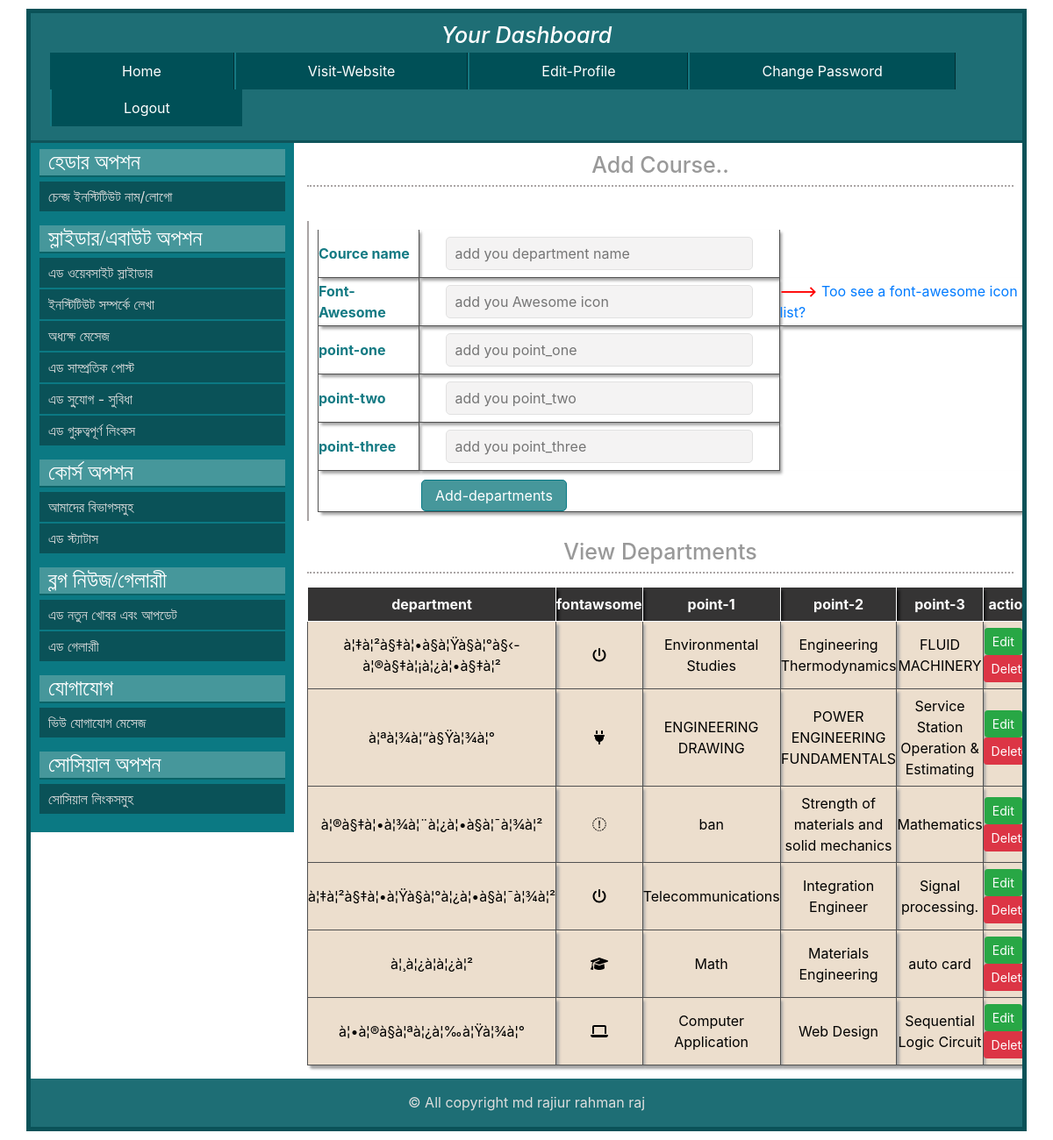
The page /backend/our_departments.php on the database its author committed.
### tables this page shows
CREATE TABLE `departments` (
  `id` int(11) NOT NULL,
  `department_name` varchar(100) NOT NULL,
  `fontawesome` varchar(100) NOT NULL,
  `point_one` varchar(255) NOT NULL,
  `point_two` varchar(255) NOT NULL,
  `point_three` varchar(255) NOT NULL
);

### backend/our_departments.php (the view, shortened to what this page needs)
<?php  include 'dashboad_location/dashboard_header.php';
 ?>
                <div class="content_right clear">
                    <div class="content">
                        <h2> Add Course.. </h2>
                        <form action="department_post.php" method="post">
                            <table class="table">
                                 <tr>
                                    <td class="user_info">Cource name</td>
                                    <td> <input type="text" class="" name="department_name" style="margin-left:30px;"  placeholder="add you department name" >
                                     </td>
                                </tr>
                                <tr>
                                    <td class="user_info">  Font-Awesome </td>
                                    <td> <input type="text" name="fontawesome" placeholder="add you Awesome icon" >
                                     </td><br>
                                    <td><span style="color:red; font-weight: bold">---></span><a href="https://fontawesome.com/icons?d=gallery" target="_blank"> Too see a font-awesome icon list?</a></td>
                                </tr>
                               <tr>
                                    <td class="user_info">point-one</td>
                                    <td><input type="text" name="point_one"  placeholder="add you point_one" ></td>
                                </tr>
                                <tr>
                                    <td class="user_info">point-two</td>
                                    <td><input type="text" name="point_two"   placeholder="add you point_two" ></td>
                                </tr>
                                <tr>
                                    <td class="user_info">point-three</td>
                                    <td><input type="text" name="point_three"  placeholder="add you point_three" ></td>
                                </tr>
                                <tr>
                                    <td colspan="3"> <input type="submit" value="Add-departments" style="margin-left: 117px;">
                                     </td>
                                </tr>
                            </table>
                        </form>
                        <h2>View Departments</h2>
                        <table class='update_table'>
                            <tr class="u_head">
                                <th>department</th>
                                <th>fontawsome</th>
                                <th>point-1</th>
                                <th>point-2</th>
                                <th>point-3</th>
                                <th>action</th>
                            </tr>
                            <?php
                                require_once 'database/database.php';
                                $get_departments = "SELECT * FROM departments";
                                $get_departments_query = mysqli_query($db, $get_departments);
                                foreach ($get_departments_query as  $department_value) {
                                   ?>
                                <tr class="u_data">
                                    <td>
                                        <?php echo $department_value['department_name']; ?>
                                    </td>
                                    <td>
                                        <span><i class="fa fa-<?php echo $department_value['fontawesome']; ?>"></i></span>
                                    </td>
                                    <td>
                                        <?php echo $department_value['point_one']; ?>
                                    </td>
                                    <td>
                                        <?php echo $department_value['point_two']; ?>
                                    </td>
                                    <td>
                                        <?php echo $department_value['point_three']; ?>
                                    </td>
                                    <td>
                                        <a href="edit_departments.php?id=<?php echo $department_value['id']; ?>" class="btn btn-success btn-sm">Edit </a> ||
                                        <a href="delete_departments.php?id=<?php echo $department_value['id']; ?>" class="btn btn-danger btn-sm" onclick="return confirm('are you sure delete data!..')">Delete</a>
                                    </td>
                                </tr>
                                <?php
                                }
                             ?>
                        </table>
                    </div>
                </div>
 <?php include 'dashboad_location/dashboard_footer.php'; ?>

### backend/css/main.css (style rules this page uses)
html { color: #222; font-size: 1em; line-height: 1.4; }
audio, canvas, iframe, img, svg, video { vertical-align: middle; }
* { margin:0; padding:0; outline:0; }
.clear { overflow:hidden; }
.content_right { background:#fff; }
.content h2 { text-align: center; color: #999; border-bottom: 2px dotted #aaa5a5; margin-bottom: 15px; padding-bottom: 8px; margin-top: 10px; margin-left: 15px; margin-right: 10px; }
.table { border: 1px solid #bcbcbc; margin-left: 15px; margin-bottom: 20px; padding: 10px 0px; display: block; margin-right: 10px; background:#fff; }
.user_info { margin-left: 41px; padding-left: 15px; color: #147a83; font-weight: bold; font-size: 16px; }
input[type="text"], input[type="email"], input[type="password"] { width: 350px; padding: 8px 10px; margin: 8px 30px; border-radius: 5px; background: #f4f3f3; border: 1px solid #e1e1e1; color: #959595; }
input[type="submit"] { margin-left: 185px; background: #46979B; padding: 5px 15px; border: 1px solid #0a7b87; color: white; border-radius: 5px; margin-top: 5px; }

### backend/dashboad_location/dashboard_header.php (style rules this page uses)
.update_table { margin: 15px 15px; border: 1px solid #5a5a5a; width: 96%; text-align: center; }
.u_head { background: #353434; color: white; }
.u_data { background: #ecdecd; color: black; }
.update_table tr, th { padding: 7px 0px; border: 1px solid white; box-shadow: 3px 3px 3px 0px #0f0f10; }
.update_table tr, td { padding: 7px 0px; border: 1px solid #515151; box-shadow: 3px 3px 3px 0px #a4a4a4; }
.content h2 { font-size:25px; }
.table td, .table th { padding:0px; vertical-align:middle; border-top: 0px solid #dee2e6; }
.table { border:none; border-left: 2px solid #a9a4a4; padding:10px; }
table { margin: 0 auto; }
input[type="text"], input[type="email"], input[type="password"],input[type="date"],input[type="number"] { width: 350px; padding: 8px 10px; margin: 8px 30px; border-radius: 5px; background: #f4f3f3; border: 1px solid #e1e1e1; color: #959595; }
input[type="submit"] { margin-left: 123px; background: #46979B; padding: 7px 15px; border: 1px solid #0a7b87; color: white; border-radius: 5px; margin-top: 10px; }

### rows shown on the page
departments: department_name "à¦‡à¦²à§‡à¦•à§à¦Ÿà§à¦°à§‹-à¦®à§‡à¦¡à¦¿à¦•à§‡à¦²", point_one "Environmental Studies", point_two "Engineering Thermodynamics", point_three "FLUID MACHINERY"
departments: department_name "à¦ªà¦¾à¦“à§Ÿà¦¾à¦°", point_one "ENGINEERING DRAWING", point_two "POWER ENGINEERING FUNDAMENTALS", point_three "Service Station Operation & Estimating"
departments: department_name "à¦®à§‡à¦•à¦¾à¦¨à¦¿à¦•à§à¦¯à¦¾à¦²", point_one "ban", point_two "Strength of materials and solid mechanics", point_three "Mathematics"
departments: department_name "à¦‡à¦²à§‡à¦•à¦Ÿà§à¦°à¦¿à¦•à§à¦¯à¦¾à¦²", point_one "Telecommunications", point_two "Integration Engineer", point_three "Signal processing."
departments: department_name "à¦¸à¦¿à¦­à¦¿à¦²", point_one "Math", point_two "Materials Engineering", point_three "auto card"
departments: department_name "à¦•à¦®à§à¦ªà¦¿à¦‰à¦Ÿà¦¾à¦°", point_one "Computer Application", point_two "Web Design", point_three "Sequential Logic Circuit"
